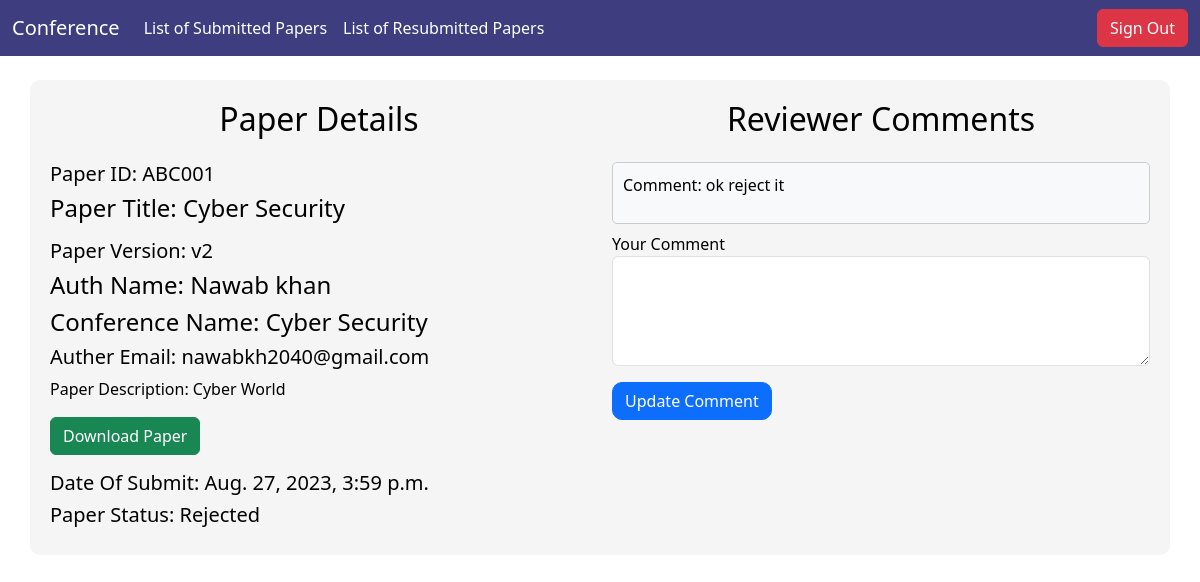
Page /reviewer/paper-reviewer-resubmit/1/ (signed in) on the committed database.
### singup/models.py (models this page shows, shortened)
class resubmit_papers(models.Model):
    paper_id=models.IntegerField()
    user = models.ForeignKey(CustomUser, on_delete=models.CASCADE, default=None)
    title_paper=models.CharField(max_length=70)
    Auth_name=models.CharField(max_length=70)
    paper_description=models.CharField(max_length=500)
    paper_upload=models.FileField(upload_to='papers/')
    start_date=models.DateTimeField(default=timezone.now)
    STATUS_CHOICES = (
        ('pending', 'Pending'),
        ('approved', 'Approved'),
        ('rejected', 'Rejected'),
        )
    status = models.CharField(max_length=10, choices=STATUS_CHOICES, default='pending')
    has_uploaded_paper = models.BooleanField(default=False)
    conference = models.ForeignKey(
        conference,
        on_delete=models.CASCADE,
        default=None,
        null=True,
        related_name='paper'
    )
    Auth_email = models.EmailField(default='example@example.com')
    Auth_affiliation = models.CharField(max_length=100, default='No affiliation')
    Auth_mobile = models.CharField(max_length=20, default='N/A')
    corresponding_auth_name = models.CharField(max_length=100, default='Unknown')
    corresponding_auth_email = models.EmailField(default='corresponding@example.com')
    corresponding_auth_affiliation = models.CharField(max_length=100, default='No affiliation')
    corresponding_auth_mobile = models.CharField(max_length=20, default='N/A')
    other_auth_name = models.CharField(max_length=100, default='Unknown')
    other_auth_email = models.CharField(max_length=150,default='other@example.com')
    other_auth_affiliation = models.CharField(max_length=100, default='No affiliation')
    other_auth_mobile = models.CharField(max_length=20, default='N/A')
    paper_keyword = models.CharField(max_length=100, default='No keywords')
    version = models.PositiveIntegerField(default=1)
    comment1 = models.CharField(max_length=1000,default="Not Available")
    comment2 = models.CharField(max_length=1000,default="Not Available")
    comment3 = models.CharField(max_length=1000,default="Not Available")
    reviewer_comments = models.JSONField(default=dict, blank=True)
    assigned_reviewers = models.ManyToManyField(Reviewer_data, related_name='resubmit_papers')

### login/models.py (models this page shows)
class conference(models.Model):
     conference_name = models.CharField(max_length=80)
     conference_descriptions = models.CharField(max_length=600)
     conference_start_date = models.DateTimeField(default=timezone.now)
     conference_end_date = models.DateField()
     conference_venue=models.CharField(max_length=250,default="online",null=True)
     STATUS_CHOICES = (
        ('online', 'Online'),
        ('offline', 'Offline'),
        ('hybrid', 'Hybrid'),
        )
     conference_mode= models.CharField(max_length=20, choices=STATUS_CHOICES, default='online')
     conference_user = models.CharField(default="Not present",max_length=150)
     has_uploaded_paper = models.BooleanField(default=False)
     def __str__(self):
          return self.conference_name

### reviewer/views.py (the view)
# urls.py: path('paper-reviewer-resubmit/<paper_id>/',views.paper_reviewer_resubmit,name="paper_reviewer_resubmit"),
def paper_reviewer_resubmit(request, paper_id):
    if request.user.is_authenticated and request.user.is_reviewer:
        try:
            paper_instance = resubmit_papers.objects.get(id=paper_id)
        except paper.DoesNotExist:
            return HttpResponse("Unknown Paper Id") # Handle the case when paper doesn't exist
        if request.method == 'POST':
            comment = request.POST.get('comment')
            print("Review ReSubmitted Comment : ",comment)
            paper_instance.reviewer_comments[request.user.id] = comment
            paper_instance.save()
        context = {
            "paper": paper_instance,
        }
        return render(request, 'reviewer/review_resubmit_paper.html', context)
    else:
        return redirect('reviewer-sign-in')

### reviewer/templates/reviewer/review_resubmit_paper.html (shortened to what this page needs)
{% extends 'reviewer/base.html' %}
{% block body %}
<div class="container mt-4">
    <div class="row justify-content-center">
        <div class="col-md-6">
            <div class="text-center mb-4">
                <h2 class="mb-0">Paper Details</h2>
            </div>
            <h5>Paper ID: ABC{{ paper.paper_id|stringformat:"003d" }}</h5>
            <h4 class="mb-3">Paper Title: {{ paper.title_paper }}</h4>
            <h5>Paper Version: v{{ paper.version }}</h5>
            <h4>Auth Name: {{ paper.Auth_name }}</h4>
            <h4>Conference Name: {{ paper.conference }}</h4>
            <h5>Auther Email: {{ paper.Auth_email }}</h5>
            <p class="mb-3">Paper Description: {{ paper.paper_description }}</p>
            <a href="/media/{{ paper.paper_upload }}" class="btn btn-success" download="{{ paper.paper_upload }}">
                Download Paper
            </a>
            <h5 class="mt-3">Date Of Submit: {{ paper.start_date }}</h5>
            <h5 style="text-transform: capitalize;">Paper Status: {{ paper.status }}</h5>
        </div>
        <div class="col-md-6">
            <div class="text-center mb-4">
                <h2 class="mb-0">Reviewer Comments</h2>
            </div>
            {% for reviewer_id, comment in paper.reviewer_comments.items %}
                {% if comment %}
                    <div class="reviewer-comment">
                        <p>Comment: {{ comment }}</p>
                    </div>
                {% endif %}
            {% endfor %}
            {% if user.is_authenticated and user.is_reviewer %}
                <form method="post" action="{% url 'paper_reviewer_resubmit' paper_id=paper.id %}">
                    <div class="form-group my-2">
                        <label for="comment">Your Comment</label>
                        <textarea name="comment" id="comment" class="form-control" rows="4"></textarea>
                    </div>
                    <button class="btn btn-primary my-2 btn-update" type="submit">Update Comment</button>
                </form>
            {% endif %}
        </div>
    </div>
</div>
{% endblock body %}

### reviewer/templates/reviewer/review_resubmit_paper.html (style rules this page uses)
.container { background-color: whitesmoke; padding: 20px; border-radius: 10px; color: black; }
.btn-update { border-radius: 10px; }
.reviewer-comment { margin-top: 20px; padding: 10px; border: 1px solid #ccc; border-radius: 5px; background-color: #f8f9fa; }

### rows in the picture
resubmit_papers: paper_id "001", title_paper "Cyber Security", version "2", Auth_name "Nawab khan", conference "Cyber Security", Auth_email "nawabkh2040@gmail.com", paper_description "Cyber World", start_date "Aug. 27, 2023, 3:59 p.m.", status "Rejected"

### other values in the picture
{{ comment }} "ok reject it"
